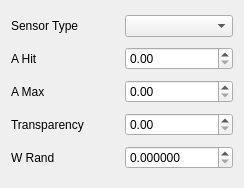
<?xml version="1.0" encoding="UTF-8"?>
<ui version="4.0">
 <class>editLineDialog</class>
 <widget class="QewExtensibleDialog" name="editLineDialog">
  <property name="geometry">
   <rect>
    <x>0</x>
    <y>0</y>
    <width>244</width>
    <height>188</height>
   </rect>
  </property>
  <property name="windowTitle">
   <string>Dialog</string>
  </property>
  <layout class="QGridLayout" name="gridLayout">
   <item row="0" column="0">
    <widget class="QLabel" name="sensor_type_label">
     <property name="text">
      <string>Sensor Type</string>
     </property>
    </widget>
   </item>
   <item row="0" column="1">
    <widget class="QComboBox" name="sensor_type_combo"/>
   </item>
   <item row="1" column="0">
    <widget class="QLabel" name="a_hit_label">
     <property name="text">
      <string>A Hit</string>
     </property>
    </widget>
   </item>
   <item row="1" column="1">
    <widget class="QDoubleSpinBox" name="a_hit_spin">
     <property name="decimals">
      <number>2</number>
     </property>
     <property name="maximum">
      <double>90.000000000000000</double>
     </property>
    </widget>
   </item>
   <item row="2" column="0">
    <widget class="QLabel" name="a_max_label">
     <property name="text">
      <string>A Max</string>
     </property>
    </widget>
   </item>
   <item row="2" column="1">
    <widget class="QDoubleSpinBox" name="a_max_spin">
     <property name="decimals">
      <number>2</number>
     </property>
     <property name="maximum">
      <double>90.000000000000000</double>
     </property>
    </widget>
   </item>
   <item row="3" column="0">
    <widget class="QLabel" name="label">
     <property name="text">
      <string>Transparency</string>
     </property>
    </widget>
   </item>
   <item row="3" column="1">
    <widget class="QDoubleSpinBox" name="transparencySpinBox">
     <property name="maximum">
      <double>1.000000000000000</double>
     </property>
     <property name="singleStep">
      <double>0.100000000000000</double>
     </property>
    </widget>
   </item>
   <item row="4" column="0">
    <widget class="QLabel" name="w_rand_label">
     <property name="text">
      <string>W Rand</string>
     </property>
    </widget>
   </item>
   <item row="4" column="1">
    <widget class="QDoubleSpinBox" name="w_rand_spin">
     <property name="decimals">
      <number>6</number>
     </property>
     <property name="minimum">
      <double>0.000000000000000</double>
     </property>
     <property name="maximum">
      <double>1.000000000000000</double>
     </property>
     <property name="singleStep">
      <double>0.001000000000000</double>
     </property>
     <property name="value">
      <double>0.000000000000000</double>
     </property>
    </widget>
   </item>
  </layout>
 </widget>
 <customwidgets>
  <customwidget>
   <class>QewExtensibleDialog</class>
   <extends>QDialog</extends>
   <header>/usr/include/qew5/qewextensibledialog.h</header>
   <container>1</container>
  </customwidget>
 </customwidgets>
 <resources/>
 <connections/>
</ui>
